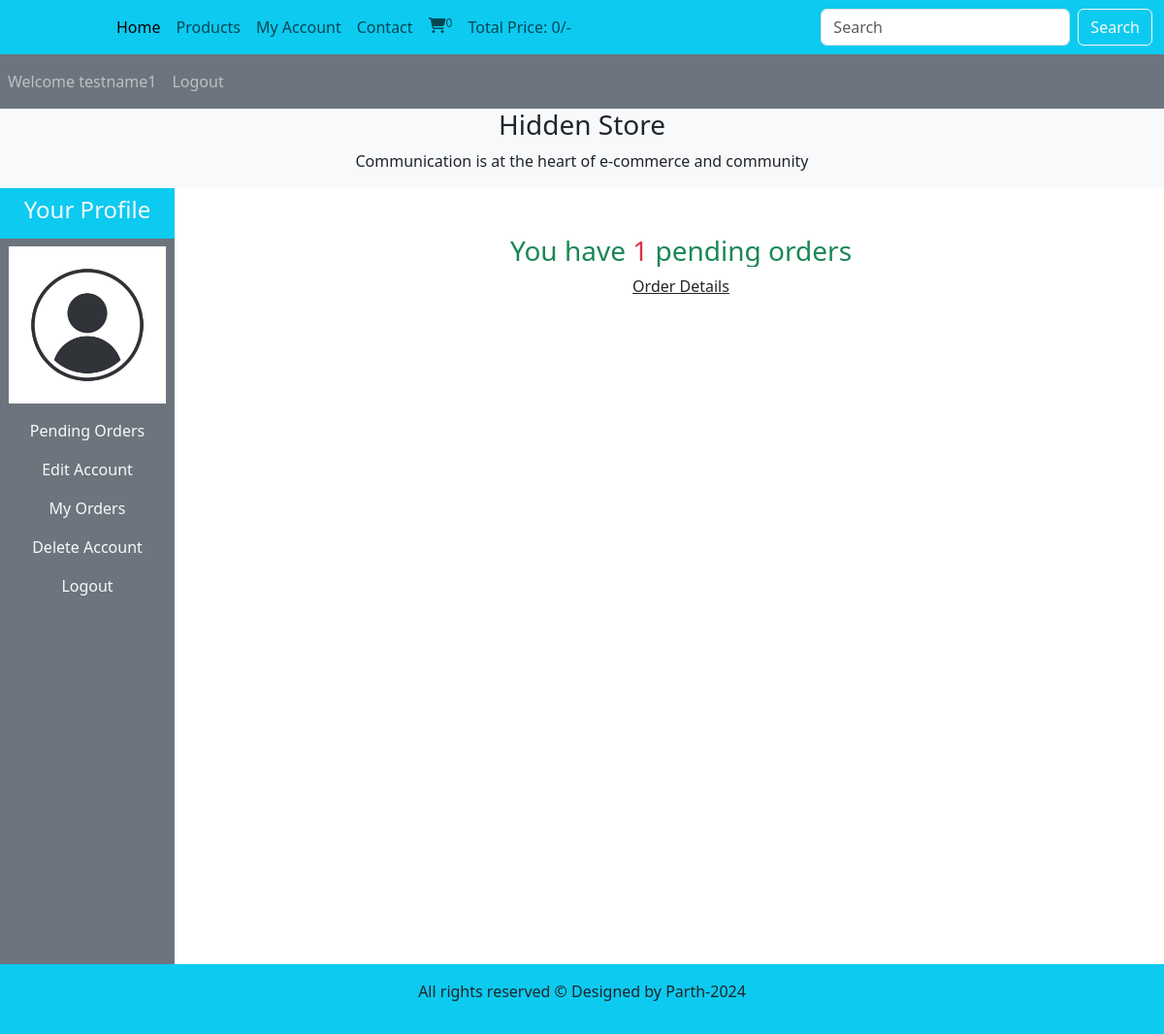
The page /user_area/profile.php (signed in) on the database its author committed.
### tables this page shows
CREATE TABLE `user_table` (
  `user_id` int(11) NOT NULL,
  `username` varchar(100) NOT NULL,
  `user_email` varchar(100) NOT NULL,
  `user_password` varchar(255) NOT NULL,
  `user_image` varchar(255) NOT NULL,
  `user_ip` varchar(100) NOT NULL,
  `user_address` varchar(255) NOT NULL,
  `user_mobile` varchar(20) NOT NULL,
  `date` timestamp NOT NULL DEFAULT current_timestamp() ON UPDATE current_timestamp()
);

### user_area/profile.php (the view, shortened to what this page needs)
<?php
    include('../includes/connect.php');
    include('../functions/common_functions.php');
?>
<!DOCTYPE html>
<html lang="en">
<head>
    <link rel="stylesheet" href="../style.css">
    <link href="https://cdn.jsdelivr.net/npm/bootstrap@5.3.3/dist/css/bootstrap.min.css" rel="stylesheet">
    <link rel="stylesheet" href="https://cdnjs.cloudflare.com/ajax/libs/font-awesome/6.6.0/css/all.min.css" />
</head>
<body>
    <div class="container-fluid p-0">
        <nav class="navbar navbar-expand-lg bg-info">
            <div class="container-fluid">
                <div class="collapse navbar-collapse" id="navbarSupportedContent">
                    <ul class="navbar-nav me-auto mb-2 mb-lg-0">
                        <li class="nav-item">
                            <a class="nav-link active" aria-current="page" href="../index.php">Home</a>
                        </li>
                        <li class="nav-item">
                            <a class="nav-link" href="../display_all.php">Products</a>
                        </li>
                        <li class="nav-item">
                            <a class="nav-link" href="profile.php">My Account</a>
                        </li>
                        <li class="nav-item">
                            <a class="nav-link" href="#">Contact</a>
                        </li>
                        <li class="nav-item">
                            <a class="nav-link" href="../cart.php"><i class="fa-solid fa-cart-shopping"></i><sup><?php cart_item_num(); ?></sup></a>
                        </li>
                        <li class="nav-item">
                            <a class="nav-link" href="#">Total Price: <?php total_cart_price(); ?>/-</a>
                        </li>
                    </ul>
                    <form action="../search_product.php" class="d-flex" method="get">
                        <input type="search" class="form-control me-2" placeholder="Search" aria-label="Search" name="search_data">
                        <input type="submit" value="Search" class="btn btn-outline-light" name="search_data_product">
                    </form>
                </div>
            </div>
        </nav>
        <nav class="navbar navbar-expand-lg navbar-dark bg-secondary">
            <ul class="navbar-nav me-auto">
                <?php
                    if(!isset($_SESSION['username'])) {
                        echo " <li class='nav-item'>
                                <a class='nav-link' href='#'>Welcome Guest</a>
                            </li>";
                    }
                    else {
                        echo " <li class='nav-item'>
                                <a class='nav-link' href='#'>Welcome ".$_SESSION['username']."</a>
                            </li>";
                    }
                    if(!isset($_SESSION['username'])) {
                        echo " <li class='nav-item'>
                                    <a class='nav-link' href='user_login.php'>Login</a>
                                </li>";
                    }
                    else {
                        echo " <li class='nav-item'>
                                    <a class='nav-link' href='user_logout.php'>Logout</a>
                                </li>";
                    }
                ?>
            </ul>
        </nav>
        <div class="bg-light">
            <h3 class="text-center">Hidden Store</h3>
            <p class="text-center">Communication is at the heart of e-commerce and community</p>
        </div>
        <div class="row">
            <div class="col-md-2">
                <ul class="navbar-nav bg-secondary text-center" style="height:100vh">
                    <li class="nav-item bg-info">
                        <a href="profile.php" class="nav-link text-light"><h4>Your Profile</h4></a>
                    </li>
                    <?php
                        $username=$_SESSION['username'];
                        $user_image="SELECT * FROM `user_table` WHERE username='$username'";
                        $user_image=mysqli_query($con, $user_image);
                        $row_image=mysqli_fetch_array($user_image);
                        $user_image=$row_image['user_image'];
                        echo "  <li class='nav-item my-2'>
                                    <img src='./user_images/$user_image' alt='user image' class='profile_img'>
                                </li>";
                    ?>
                    <li class="nav-item">
                        <a href="profile.php" class="nav-link text-light">Pending Orders</a>
                    </li>
                    <li class="nav-item">
                        <a href="profile.php?edit_account" class="nav-link text-light">Edit Account</a>
                    </li>
                    <li class="nav-item">
                        <a href="profile.php?my_orders" class="nav-link text-light">My Orders</a>
                    </li>
                    <li class="nav-item">
                        <a href="profile.php?delete_account" class="nav-link text-light">Delete Account</a>
                    </li>
                    <li class="nav-item">
                        <a href="user_logout.php" class="nav-link text-light">Logout</a>
                    </li>
                </ul>
            </div>
            <div class="col-md-10 text-center">
                <?php
                    get_user_order_details();
                ?>
            </div>
        </div>
        <?php
            include ("../includes/footer.php")
        ?>
    </div>
</body>
</html>

### functions/common_functions.php (shortened to what this page needs)
<?php
    function getIPAddress() {
         if(!empty($_SERVER['HTTP_CLIENT_IP'])) {
                    $ip=$_SERVER['HTTP_CLIENT_IP'];
            }
        elseif (!empty($_SERVER['HTTP_X_FORWARDED_FOR'])) {
                    $ip=$_SERVER['HTTP_X_FORWARDED_FOR'];
         }
        else{
                 $ip=$_SERVER['REMOTE_ADDR'];
         }
         return $ip;
    }
    function cart_item_num() {
            global $con;
            $ip=getIPAddress();
            $select_query="SELECT * FROM `cart_details` WHERE ip_address='$ip'";
            $result_query=mysqli_query($con, $select_query);
            $count_cart_items=mysqli_num_rows($result_query);
            echo $count_cart_items;
    }
    function total_cart_price() {
        $total_price=0;
        echo $total_price;
    }
    function get_user_order_details() {
        global $con;
        $username=$_SESSION['username'];
        $get_details="SELECT * FROM `user_table` WHERE username='$username'";
        $result_query=mysqli_query($con, $get_details);
        while($row_query=mysqli_fetch_array($result_query)) {
            if(!isset($_GET['edit_account'])) {
                if(!isset($_GET['my_orders'])) {
                    if(!isset($_GET['delete_account'])) {
                        $get_orders="SELECT * FROM `user_orders` WHERE order_status='pending'";
                        $result_orders_query=mysqli_query($con, $get_orders);
                        $row_count=mysqli_num_rows($result_orders_query);
                        if($row_count > 0) {
                            echo "<h3 class='text-center text-success mt-5 mb-2'>You have <span class='text-danger'>$row_count</span> pending orders</h3>
                            <p class='text-center'><a href='profile.php?my_orders' class='text-dark'>Order Details</a></p>";
                        }
                        else {
                            echo "<h3 class='text-center text-success mt-5 mb-2'>You have 0 pending orders</h3>
                            <p class='text-center'><a href='../index.php' class='text-dark'>Explore Products</a></p>";
                        }
                    }
                }
            }
        }
    }
?>

### style.css (style rules this page uses)
* { margin: 0; padding: 0; box-sizing: border-box; overflow-x: hidden; }
.profile_img { width: 90%; height: 100%; margin: auto; display: block; object-fit: contain; }

### rows shown on the page
user_table: user_image (picture), row_count "1"

### other values the page prints
$count_cart_items "0"
$total_price "0"
$_SESSION['username'] "testname1"
